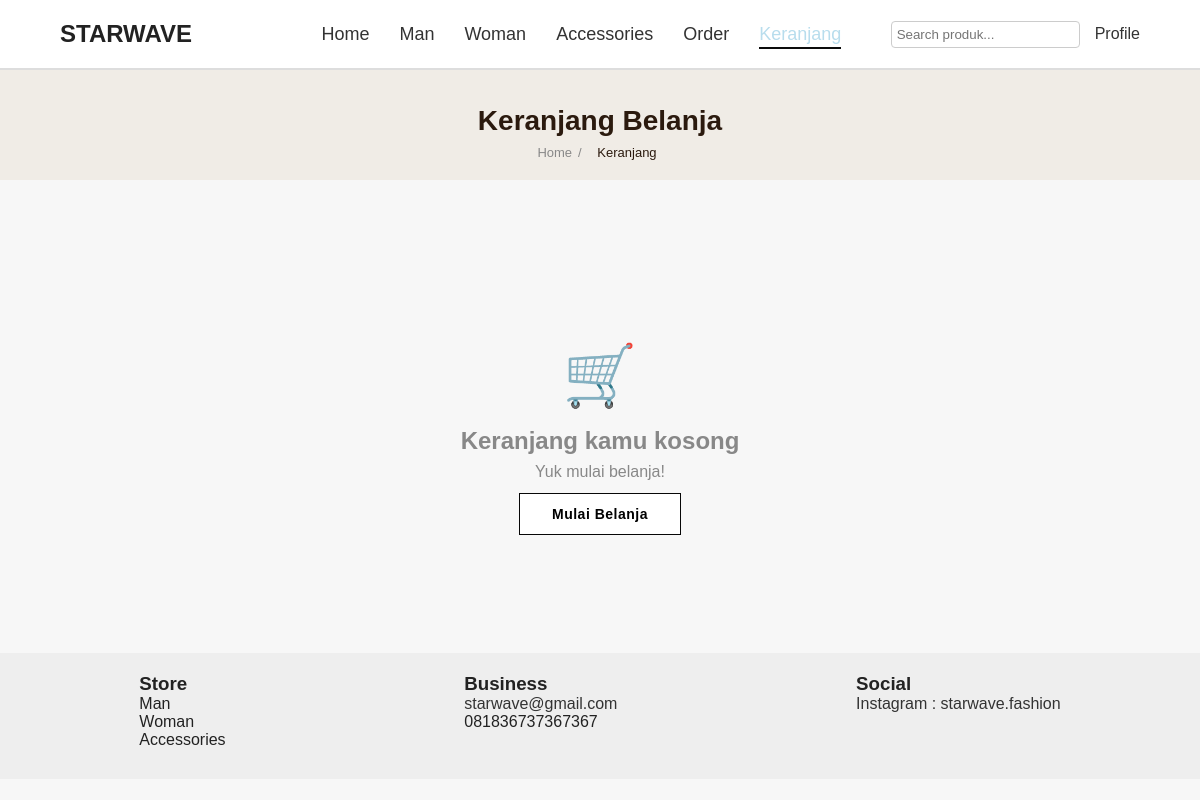
Before: /keranjang.php (signed in) with the older database file.
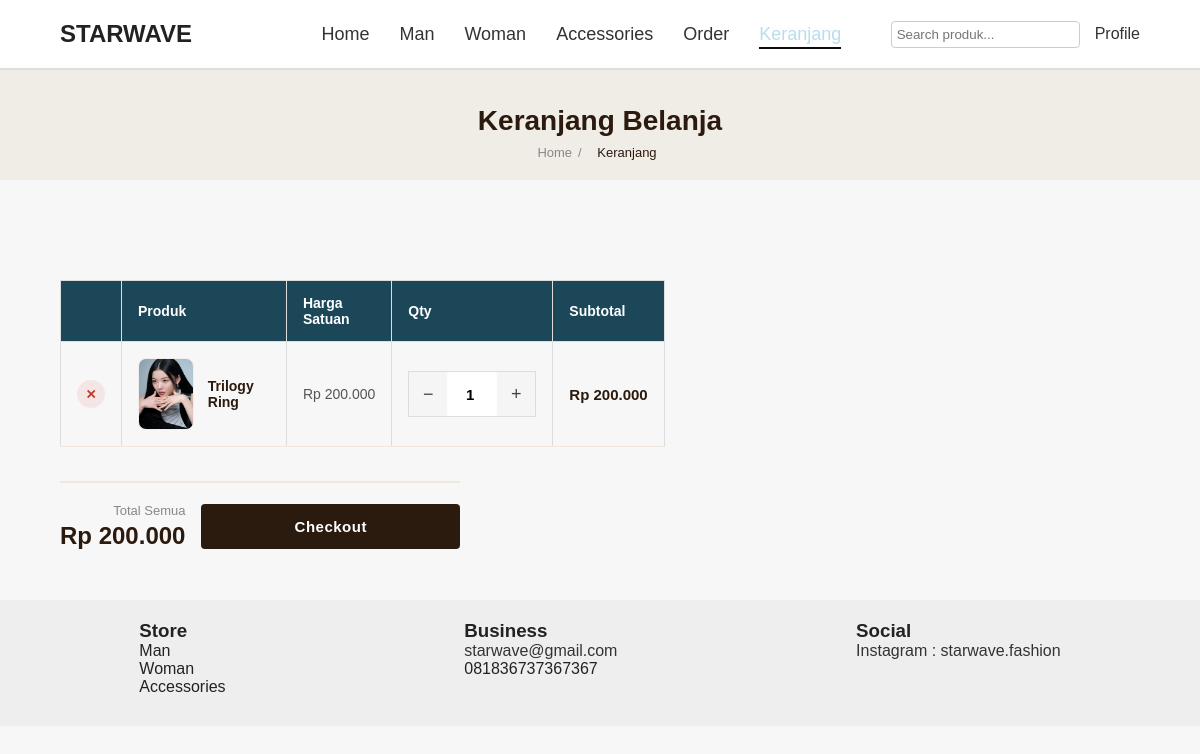
After: the same page with the newer database file.
### tables this page shows
CREATE TABLE `keranjang` (
  `id` int(11) NOT NULL,
  `id_user` int(11) NOT NULL,
  `id_produk` int(11) NOT NULL,
  `nama_produk` varchar(255) NOT NULL,
  `harga` int(11) NOT NULL,
  `qty` int(11) NOT NULL DEFAULT 1,
  `ukuran` varchar(10) NOT NULL DEFAULT '-',
  `gambar` varchar(255) DEFAULT NULL,
  `created_at` datetime DEFAULT current_timestamp()
);

### keranjang.php (the view, shortened to what the changed rows need)
<?php
include 'config/koneksi.php';
$user_email = $_SESSION['user'];
$result = mysqli_query($conn, "SELECT * FROM users WHERE email='" . mysqli_real_escape_string($conn, $user_email) . "'");
$user   = mysqli_fetch_assoc($result);
$id_user = (int)$user['id_user'];
$items_result = mysqli_query($conn, "SELECT * FROM keranjang WHERE id_user='$id_user' ORDER BY created_at DESC");
$items = $items_result ? mysqli_fetch_all($items_result, MYSQLI_ASSOC) : [];
$total_semua = 0;
foreach ($items as $it) $total_semua += $it['harga'] * $it['qty'];
?>
<!DOCTYPE html>
<html lang="id">
<head>
    <link rel="stylesheet" href="style.css">
    <link rel="stylesheet" href="detail.css">
</head>
<body>
<header>
    <nav>
        <h1>STARWAVE</h1>
    </nav>
</header>
<div class="breadcrumb-bar">
    <h1>Keranjang Belanja</h1>
</div>
<section class="detail-section" style="padding: 40px 60px;">
<?php if (empty($items)): ?>
    <div style="text-align:center; padding:80px 0; color:#888;">
        <div style="font-size:60px; margin-bottom:16px;">🛒</div>
        <h2 style="margin-bottom:8px;">Keranjang kamu kosong</h2>
        <p style="margin-bottom:24px;">Yuk mulai belanja!</p>
        <a href="index.php" class="btn-buy" style="text-decoration:none; padding:12px 32px;">Mulai Belanja</a>
    </div>
<?php else: ?>
    <form method="POST" action="keranjang.php">
    <table class="keranjang-table">
        <thead>
            <tr>
                <th style="width:50px;"></th>
                <th>Produk</th>
                <th>Harga Satuan</th>
                <th>Qty</th>
                <th>Subtotal</th>
            </tr>
        </thead>
        <tbody>
        <?php foreach ($items as $it):
            $subtotal = $it['harga'] * $it['qty'];
        ?>
            <tr class="keranjang-row">
                <td>
                    <a href="keranjang.php?hapus=<?= $it['id'] ?>" class="btn-hapus" title="Hapus">✕</a>
                </td>
                <td>
                    <div class="keranjang-produk">
                        <img src="<?= htmlspecialchars($it['gambar']) ?>" alt="<?= htmlspecialchars($it['nama_produk']) ?>" class="keranjang-img">
                        <div>
                            <div class="keranjang-nama"><?= htmlspecialchars($it['nama_produk']) ?></div>
                        </div>
                    </div>
                </td>
                <td class="keranjang-harga">
                    Rp <?= number_format($it['harga'], 0, ',', '.') ?>
                </td>
                <td>
                    <div class="qty-control" style="justify-content:center;">
                        <button type="button" class="qty-btn" onclick="ubahQty(this, -1)">−</button>
                        <input class="qty-input" type="number" name="qty[<?= $it['id'] ?>]" value="<?= $it['qty'] ?>" min="1" style="width:50px;" readonly>
                        <button type="button" class="qty-btn" onclick="ubahQty(this, 1)">+</button>
                    </div>
                </td>
                <td class="keranjang-subtotal" data-harga="<?= $it['harga'] ?>">
                    Rp <?= number_format($subtotal, 0, ',', '.') ?>
                </td>
            </tr>
        <?php endforeach; ?>
        </tbody>
    </table>
    <div class="keranjang-footer">
        <div class="keranjang-total-box">
            <div class="keranjang-total-label">Total Semua</div>
            <div class="keranjang-total-harga" id="grandTotal">
                Rp <?= number_format($total_semua, 0, ',', '.') ?>
            </div>
        </div>
        <button type="submit" name="beli_semua" value="1" class="btn-cart" style="padding:14px 40px; font-size:15px;">
            Checkout
        </button>
    </div>
    </form>
<?php endif; ?>
</section>
</body>
</html>

Changed rows visible on the page:
added keranjang: gambar (picture), nama_produk "Trilogy Ring", harga "200.000", id+qty "1", subtotal "200.000"
Other visible differences:
$total_semua: (not shown) → "200.000"
text no longer shown: "🛒 Keranjang kamu kosong Yuk mulai belanja! Mulai Belanja"
text now shown: "Produk Harga Satuan Qty Subtotal Total Semua Rp Checkout"
